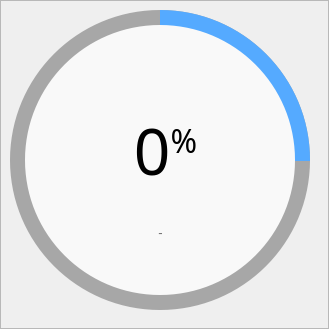
                   <widget class="QFrame" name="frame_41">
                    <property name="minimumSize">
                     <size>
                      <width>325</width>
                      <height>325</height>
                     </size>
                    </property>
                    <property name="maximumSize">
                     <size>
                      <width>16777215</width>
                      <height>330</height>
                     </size>
                    </property>
                    <property name="frameShape">
                     <enum>QFrame::StyledPanel</enum>
                    </property>
                    <property name="frameShadow">
                     <enum>QFrame::Raised</enum>
                    </property>
                    <widget class="QFrame" name="frame_50">
                     <property name="geometry">
                      <rect>
                       <x>0</x>
                       <y>0</y>
                       <width>320</width>
                       <height>320</height>
                      </rect>
                     </property>
                     <property name="frameShape">
                      <enum>QFrame::NoFrame</enum>
                     </property>
                     <property name="frameShadow">
                      <enum>QFrame::Raised</enum>
                     </property>
                     <widget class="QFrame" name="frame_51">
                      <property name="geometry">
                       <rect>
                        <x>10</x>
                        <y>10</y>
                        <width>300</width>
                        <height>300</height>
                       </rect>
                      </property>
                      <property name="styleSheet">
                       <string notr="true">QFrame{
	border-radius: 150px;
	background-color: qconicalgradient(cx:0.5, cy:0.5, angle:90, stop:0.749 rgba(255, 85, 0, 0), stop:0.750 rgba(85, 170, 255, 255));
}</string>
                      </property>
                      <property name="frameShape">
                       <enum>QFrame::NoFrame</enum>
                      </property>
                      <property name="frameShadow">
                       <enum>QFrame::Raised</enum>
                      </property>
                     </widget>
                     <widget class="QFrame" name="frame_52">
                      <property name="geometry">
                       <rect>
                        <x>10</x>
                        <y>10</y>
                        <width>300</width>
                        <height>300</height>
                       </rect>
                      </property>
                      <property name="styleSheet">
                       <string notr="true">QFrame{
	border-radius: 150px;
	background-color: rgb(167, 167, 167);
}</string>
                      </property>
                      <property name="frameShape">
                       <enum>QFrame::NoFrame</enum>
                      </property>
                      <property name="frameShadow">
                       <enum>QFrame::Raised</enum>
                      </property>
                     </widget>
                     <widget class="QFrame" name="frame_53">
                      <property name="geometry">
                       <rect>
                        <x>25</x>
                        <y>25</y>
                        <width>270</width>
                        <height>270</height>
                       </rect>
                      </property>
                      <property name="styleSheet">
                       <string notr="true">QFrame{
	border-radius: 135;	
	background-color: rgb(249, 249, 249);
}</string>
                      </property>
                      <property name="frameShape">
                       <enum>QFrame::NoFrame</enum>
                      </property>
                      <property name="frameShadow">
                       <enum>QFrame::Raised</enum>
                      </property>
                      <widget class="QLabel" name="label_17">
                       <property name="geometry">
                        <rect>
                         <x>10</x>
                         <y>60</y>
                         <width>261</width>
                         <height>131</height>
                        </rect>
                       </property>
                       <property name="font">
                        <font>
                         <family>Microsoft YaHei UI Light</family>
                         <pointsize>50</pointsize>
                        </font>
                       </property>
                       <property name="styleSheet">
                        <string notr="true">background-color: none;</string>
                       </property>
                       <property name="text">
                        <string>&lt;html&gt;&lt;head/&gt;&lt;body&gt;&lt;p&gt;&lt;span style=&quot; font-size:48pt;&quot;&gt;0&lt;/span&gt;&lt;span style=&quot; font-size:36pt; vertical-align:super;&quot;&gt;%&lt;/span&gt;&lt;/p&gt;&lt;/body&gt;&lt;/html&gt;</string>
                       </property>
                       <property name="alignment">
                        <set>Qt::AlignCenter</set>
                       </property>
                      </widget>
                      <widget class="QLabel" name="label_18">
                       <property name="geometry">
                        <rect>
                         <x>50</x>
                         <y>200</y>
                         <width>171</width>
                         <height>41</height>
                        </rect>
                       </property>
                       <property name="font">
                        <font>
                         <family>Segoe UI</family>
                         <pointsize>10</pointsize>
                        </font>
                       </property>
                       <property name="styleSheet">
                        <string notr="true">background-color: none;</string>
                       </property>
                       <property name="text">
                        <string>&lt;html&gt;&lt;head/&gt;&lt;body&gt;&lt;p&gt;&lt;span style=&quot; color:#6c6c6c;&quot;&gt;-&lt;/span&gt;&lt;/p&gt;&lt;p&gt;&lt;br/&gt;&lt;/p&gt;&lt;/body&gt;&lt;/html&gt;</string>
                       </property>
                       <property name="alignment">
                        <set>Qt::AlignCenter</set>
                       </property>
                      </widget>
                     </widget>
                     <zorder>frame_52</zorder>
                     <zorder>frame_51</zorder>
                     <zorder>frame_53</zorder>
                    </widget>
                   </widget>
